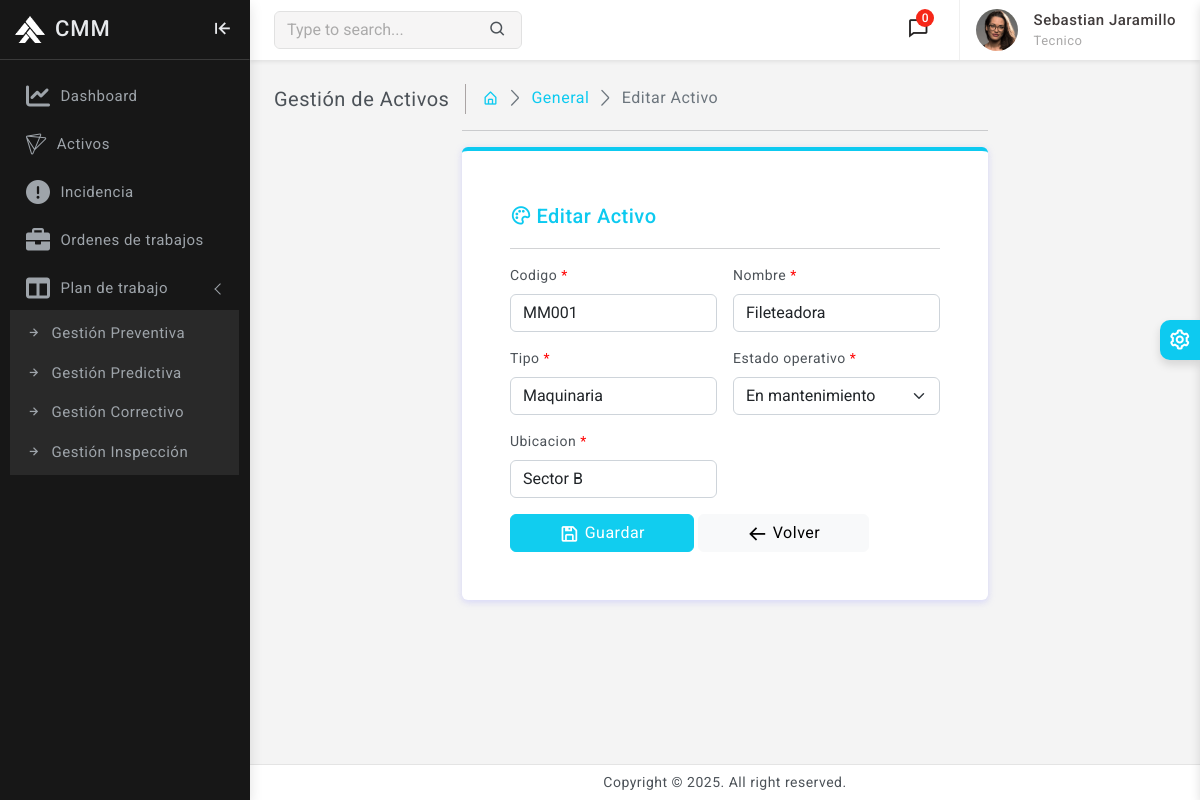
Page /activos/editar/1/ (signed in) on the committed database.
### usuarios/models.py (models this page shows, shortened)
class PerfilUsuario(models.Model):
    usuario     = models.OneToOneField(Usuario, on_delete=models.CASCADE)
    nombre      = models.CharField(max_length=50)
    apellido    = models.CharField(max_length=50)
    documento   = models.IntegerField(unique=True)
    telefono    = models.IntegerField(unique=True)
    cargo       = models.ForeignKey(Cargo, on_delete=models.CASCADE, related_name="Cargo")
    def full_name(self):
        return f'{self.nombre} {self.apellido}'

class Cargo(models.Model):
    CARGO_CHOICES = [
        ('Administrador', 'Administrador'),
        ('Supervisor', 'Supervisor'),
        ('Tecnico', 'Tecnico'),
    ]
    cargo  = models.CharField(max_length=50, choices=CARGO_CHOICES, default='Tecnico')
    def __str__(self):
        return self.cargo

### activos/models.py (models this page shows, shortened)
class Activo(models.Model):
    ESTADOS_OPERATIVOS_CHOICES = [
        ('operativo', 'Operativo'),
        ('inoperativo', 'Inoperativo'),
        ('mantenimiento', 'En mantenimiento'),
        ('retirado', 'Retirado'),
    ]
    codigo = models.CharField(max_length=50, unique=True, db_index=True)
    nombre = models.CharField(max_length=120)
    tipo = models.CharField(max_length=60, db_index=True)
    ubicacion = models.CharField(max_length=120, db_index=True)
    estado_operativo = models.CharField(max_length=20, choices=ESTADOS_OPERATIVOS_CHOICES, default='operativo', db_index=True)
    fecha_registro = models.DateTimeField(auto_now_add=True)
    class Meta:
        verbose_name = 'Activo'
        verbose_name_plural = 'Activos'
        indexes = [
            models.Index(fields=['tipo']),
            models.Index(fields=['ubicacion']),
            models.Index(fields=['estado_operativo']),
        ]
        constraints = [
            models.UniqueConstraint(fields=['codigo'], name='uq_activo_codigo'),
        ]

### activos/views.py (the view)
# urls.py: path('editar/<int:id_a>/', views.editar_activo , name='editar_activo'),
@login_required(login_url='login')
def editar_activo(request, id_a):
    a = get_object_or_404(Activo, id=id_a)
    if request.method == "POST":
        form = ActivoForm(request.POST, instance=a)
        if form.is_valid():
            form.save()
            messages.success(request, "activo actualizado correctamente.")
            return redirect('activos')
    else:
        form = ActivoForm(instance=a)
    return render(request, 'activos/forms/form_activo.html', {'form': form, 'accion': 'Editar'})

### activos/forms.py
class ActivoForm(forms.ModelForm):
    class Meta:
        model = Activo
        fields = ['codigo','nombre','tipo','estado_operativo','ubicacion']
        widgets = {}
    def __init__(self, *args, **kwargs):
        super().__init__(*args, **kwargs)
        for field_name, field in self.fields.items():
            field.widget.attrs.update({
                'class': 'form-control',
                'placeholder': f"Ingrese {field.label if field.label else field_name.lower()}"
                })
            if field.required:
                field.label = mark_safe(f"{field.label} <span style='color:red;'>*</span>")
        self.fields['estado_operativo'].empty_label = "Seleccione un estado operativo"
        self.fields['estado_operativo'].widget.attrs.update({'class': 'form-select'})

### CMM/context_processors.py (called while the page is built)
def global_context(request):
    user = None
    perfil = None
    if request.user.is_authenticated:
        user = request.user
        perfil = PerfilUsuario.objects.filter(usuario=request.user).first()
    return {
        'perfil': perfil,
        'user': user,
    }

### templates/activos/forms/form_activo.html (shortened to what this page needs)
{% extends 'base.html' %}
{% load static %}
{% block content %}
    <div class="page-wrapper">
        <div class="page-content">
            <div class="page-breadcrumb d-none d-sm-flex align-items-center mb-3">
                <div class="breadcrumb-title pe-3">Gestión de Activos</div>
                <div class="ps-3">
                    <nav aria-label="breadcrumb">
                        <ol class="breadcrumb mb-0 p-0">
                           <li class="breadcrumb-item"><a href="{% url 'home' %}"><i class="bx bx-home-alt text-info"></i></a></li>
                            <li class="breadcrumb-item active" aria-current="page"><a href="{% url 'activos' %}" class="text-info">General</a></li>
                            <li class="breadcrumb-item active" aria-current="page">{{ accion }} Activo</li>
                        </ol>
                    </nav>
                </div>
            </div>
            <div class="col-xl-7 mx-auto">
            <hr/>
            <div class="card border-top border-0 border-4 border-info">
                <div class="card-body p-5">
                    <div class="card-title d-flex align-items-center">
                        <div>
                            <i class="bx bx-palette me-1 font-22 text-info"></i>
                        </div>
                        <h5 class="mb-0 text-info">{{ accion }} Activo</h5>
                    </div>
                    <hr>
                    <form method="POST" class="row g-3 needs-validation" novalidate>
                        {% for field in form %}
                            <div class="col-md-6">
                                <label for="{{ field.id_for_label }}" class="form-label">{{ field.label|safe }}</label>
                                    {{ field }}
                            </div>
                        {% endfor %}
                        <div class="col-12">
                            <button type="submit" class="btn btn-info px-5">
                                <i class="bx bx-save"></i> Guardar
                            </button>
                            <a href="{% url 'activos' %}" class="btn btn-light px-5">
                                <i class="bx bx-arrow-back"></i> Volver
                            </a>
                        </div>
                    </form>
                </div>
            </div>
        </div>
        </div>
    </div>
{% endblock %}

### templates/includes/navbar.html (shortened to what this page needs)
{% load static %}
<header>
    <div class="topbar d-flex align-items-center">
        <nav class="navbar navbar-expand">
            <div class="search-bar flex-grow-1">
                <div class="position-relative search-bar-box">
                    <input type="text" class="form-control search-control" placeholder="Type to search..."> <span class="position-absolute top-50 search-show translate-middle-y"><i class='bx bx-search'></i></span>
                </div>
            </div>
            <div class="top-menu ms-auto">
                <ul class="navbar-nav align-items-center">
                    <li class="nav-item dropdown dropdown-large">
                        <a class="nav-link dropdown-toggle dropdown-toggle-nocaret position-relative" href="#" role="button" data-bs-toggle="dropdown" aria-expanded="false"> <span class="alert-count">0</span>
                            <i class='bx bx-comment'></i>
                        </a>
                    </li>
                </ul>
            </div>
            <div class="user-box dropdown">
                <a class="d-flex align-items-center nav-link dropdown-toggle dropdown-toggle-nocaret" href="#" role="button" data-bs-toggle="dropdown" aria-expanded="false">
                    <img src="{% static 'images/avatars/avatar-2.png' %}" class="user-img" alt="user avatar">
                    <div class="user-info ps-3">
                        <p class="user-name mb-0"> {{perfil.full_name}} </p>
                        <p class="designattion mb-0">{{perfil.cargo}}</p>
                    </div>
                </a>
            </div>
        </nav>
    </div>
</header>

### CMM/static/css/app.css (style rules this page uses)
body { font-size: 14px; color: #4c5258; letter-spacing: .5px; background-color: #f4f4f4; overflow-x: hidden; font-family: Roboto, sans-serif }
a { text-decoration: none }
.topbar { position: fixed; top: 0; left: 250px; right: 0; height: 60px; background: #fff; border-bottom: 1px solid rgb(228 228 228 / 0%); z-index: 10; box-shadow: 0 .125rem .25rem rgba(0, 0, 0, .075)!important }
.topbar .navbar { width: 100%; height: 60px; padding-left: 1.5rem; padding-right: 1.5rem; }
.page-wrapper { height: 100%; margin-top: 60px; margin-bottom: 30px; margin-left: 250px }
.page-content { padding: 1.5rem 1.5rem 0.7rem 1.5rem }
.breadcrumb-title { font-size: 20px; border-right: 1.5px solid #aaa4a4 }
.page-breadcrumb .breadcrumb li.breadcrumb-item { font-size: 16px }
.page-breadcrumb .breadcrumb-item+.breadcrumb-item::before { display: inline-block; padding-right: .5rem; color: #6c757d; font-family: LineIcons; content: "\ea5c" }
.font-22 { font-size: 22px }
.btn i { vertical-align: middle; font-size: 1.3rem; margin-top: -1em; margin-bottom: -1em; }
input::placeholder { color: #000!important; opacity: .3!important }
.search-bar-box { width: 40% }
.search-control { background-color: #f6f5f5; border: 1px solid #e1e1e1; padding-right: 2.5rem }
.search-show { font-size: 18px; right: 15px }
.topbar .navbar .navbar-nav .nav-link { padding-right: .8rem; padding-left: .8rem; color: #252323; font-size: 22px }
.dropdown-toggle-nocaret:after { display: none }
.alert-count { position: absolute; top: 5px; left: 22px; width: 18px; height: 18px; display: flex; align-items: center; justify-content: center; border-radius: 50%; font-size: 12px; font-weight: 500; color: #fff; background: #f62718 }
.user-img { width: 42px; height: 42px; border-radius: 50%; border: 0 solid #e5e5e5; padding: 0; margin-left: 1rem; }
.user-info .user-name { font-size: 15px; font-weight: 500; color: #413c3c }
.user-info .designattion { font-size: 13px; color: #a9a8a8 }
.user-box { display: flex; align-items: center; height: 60px; border-left: 1px solid #f0f0f0; margin-left: 1rem }
.dropdown-large { position: relative }

### rows in the picture
PerfilUsuario: full_name "Sebastian Jaramillo", cargo "Tecnico"
Activo: form "MM001" "Fileteadora" "Maquinaria" "En mantenimiento" "Sector B"

### other values in the picture
{{ accion }} "Editar"
{{ field.label|safe }} "Codigo *" "Nombre *" "Tipo *" "Estado operativo *" "Ubicacion *"
